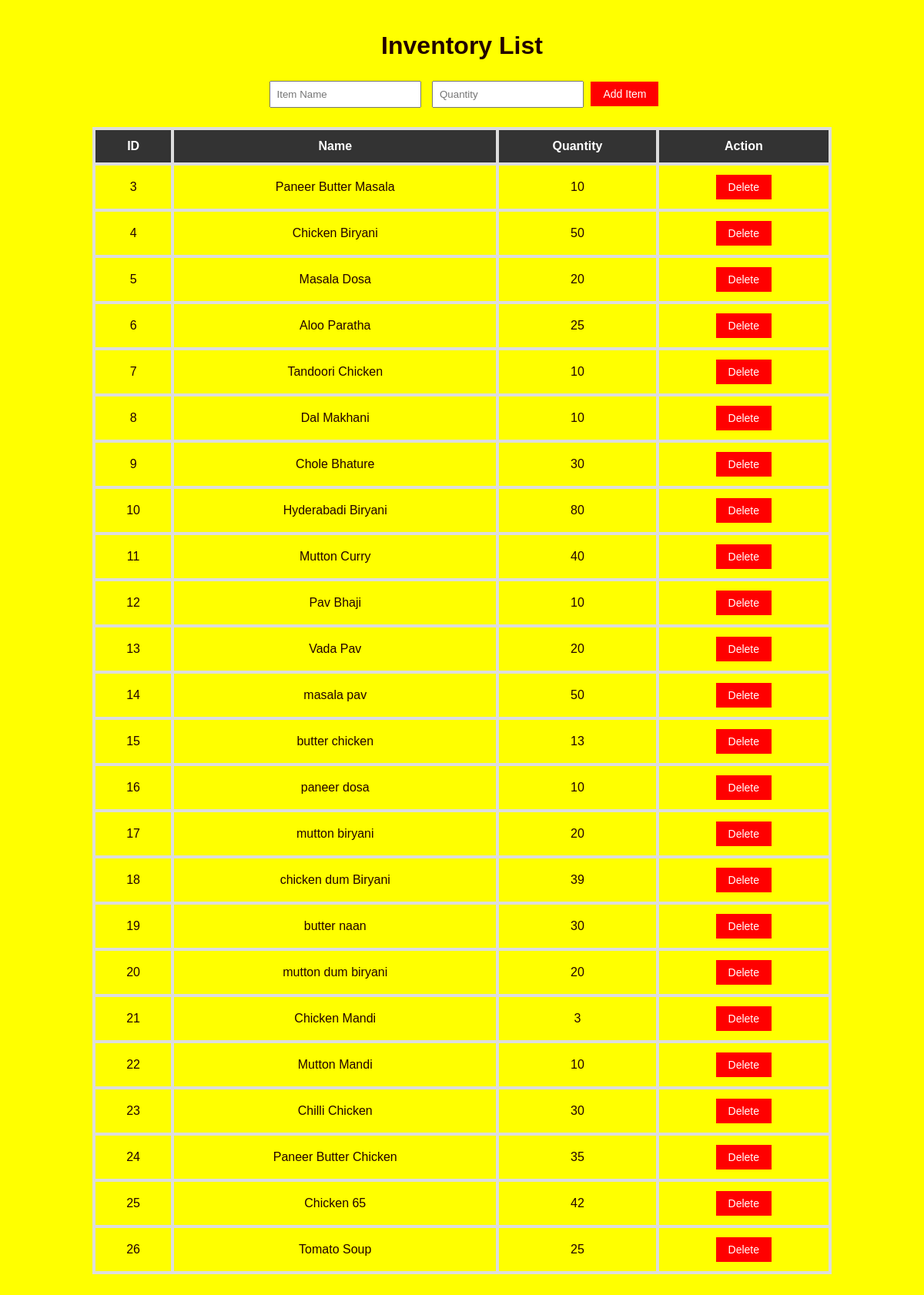
Page /inventory on the committed database.
### tables this page shows
CREATE TABLE items (
            id INTEGER PRIMARY KEY AUTOINCREMENT,
            name TEXT NOT NULL,
            quantity INTEGER NOT NULL
        );

### app.py (the view)
@app.route('/inventory', methods=['GET', 'POST'])
def inventory():
    conn = connect_db()
    cursor = conn.cursor()
    cursor.execute("SELECT * FROM items")
    inventory_list = cursor.fetchall()
    return render_template('inventory.html', items=inventory_list)

### app.py (called while the page is built)
def connect_db():
    conn = sqlite3.connect('inventory.db')
    return conn

### templates/inventory.html (shortened to what this page needs)
<!DOCTYPE html>
<html lang="en">
<head>
    <link rel="stylesheet" href="{{ url_for('static', filename='style.css') }}">
</head>
<body>
    <div class="container">
        <h1>Inventory List</h1>
        <form action="{{ url_for('add_item') }}" method="POST">
            <input type="text" name="name" placeholder="Item Name" required>
            <input type="number" name="quantity" placeholder="Quantity" required>
            <button type="submit">Add Item</button>
        </form>
        <table>
            <thead>
                <tr>
                    <th>ID</th>
                    <th>Name</th>
                    <th>Quantity</th>
                    <th>Action</th>
                </tr>
            </thead>
            <tbody>
                {% for item in items %}
                <tr>
                    <td>{{ item[0] }}</td>
                    <td>{{ item[1] }}</td>
                    <td>{{ item[2] }}</td>
                    <td>
                        <form action="{{ url_for('delete_item', item_id=item[0]) }}" method="POST" style="display:inline;">
                            <button type="submit" onclick="return confirm('Are you sure you want to delete this item?');">Delete</button>
                        </form>
                    </td>
                </tr>
                {% endfor %}
            </tbody>
        </table>
    </div>
</body>
</html>

### static/style.css (style rules this page uses)
body { font-family: Arial, sans-serif; background-color: yellow; color: #200; margin: 0; padding: 0; }
.container { width: 80%; margin: 0 auto; padding: 20px; }
h1 { text-align: center; color: #200; }
table { width: 100%; border-collapse: collapse; margin: 20px 0; }
table, th, td { border: 4px solid #ddd; }
th, td { padding: 12px; text-align: center; }
th { background-color: #333; color: white; }
button { background-color: red; color: white; padding: 8px 16px; border: none; cursor: pointer; font-size: 14px; }
form { text-align: center; margin-bottom: 20px; }
input { padding: 8px; margin: 5px; }

### rows in the picture
items: id "3", name "Paneer Butter Masala", quantity "10"
items: id "4", name "Chicken Biryani", quantity "50"
items: id "5", name "Masala Dosa", quantity "20"
items: id "6", name "Aloo Paratha", quantity "25"
items: id "7", name "Tandoori Chicken", quantity "10"
items: id "8", name "Dal Makhani", quantity "10"
items: id "9", name "Chole Bhature", quantity "30"
items: id "10", name "Hyderabadi Biryani", quantity "80"
items: id "11", name "Mutton Curry", quantity "40"
items: id "12", name "Pav Bhaji", quantity "10"
items: id "13", name "Vada Pav", quantity "20"
items: id "14", name "masala pav", quantity "50"
items: id "15", name "butter chicken", quantity "13"
items: id "16", name "paneer dosa", quantity "10"
items: id "17", name "mutton biryani", quantity "20"
items: id "18", name "chicken dum Biryani", quantity "39"
items: id "19", name "butter naan", quantity "30"
items: id "20", name "mutton dum biryani", quantity "20"
items: id "21", name "Chicken Mandi", quantity "3"
items: id "22", name "Mutton Mandi", quantity "10"
items: id "23", name "Chilli Chicken", quantity "30"
items: id "24", name "Paneer Butter Chicken", quantity "35"
items: id "25", name "Chicken 65", quantity "42"
items: id "26", name "Tomato Soup", quantity "25"
